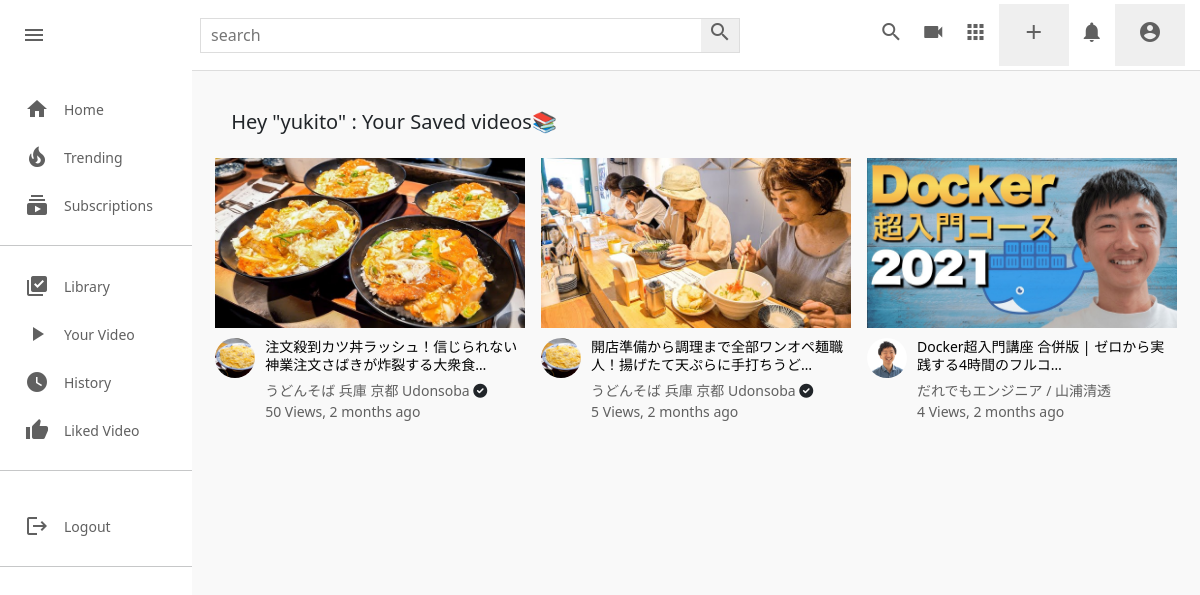
The page /save-video/ (signed in) on the database its author committed.
### userauths/models.py (models this page shows)
class User(AbstractUser):
    username=models.CharField(max_length=100)
    email=models.EmailField(unique=True,null=True)
    USERNAME_FIELD='email'
    REQUIRED_FIELDS=['username']
    def __str__(self):
        return self.username

### core/models.py (models this page shows, shortened)
class Video(models.Model):
    video=models.FileField(upload_to=user_derectory_path)
    image=models.ImageField(upload_to=user_derectory_path,null=True,blank=True)
    title=models.CharField(max_length=100)
    description=models.TextField(max_length=4000,null=True,blank=True)
    tags=TaggableManager(blank=True)
    date=models.DateTimeField(auto_now_add=True)
    visibility=models.CharField(choices=VISIBILITY,max_length=100,default='public')
    user=models.ForeignKey(User,on_delete=models.SET_NULL,null=True)
    views=models.PositiveIntegerField(default=0)
    likes=models.ManyToManyField(User,blank=True,related_name='likes')
    featured=models.BooleanField(default=False)

### channel/models.py (models this page shows, shortened)
class Channel(models.Model):
    channel_art=models.ImageField(upload_to=user_derectory_path,default='images/channel-art.jpg')
    image=models.ImageField(upload_to=user_derectory_path,default='images/user-image.png')
    full_name=models.CharField(max_length=100)
    channel_name=models.CharField(max_length=100)
    description=models.TextField(null=True,blank=True)
    keyword=TaggableManager(blank=True)
    date=models.DateTimeField(auto_now_add=True)
    status=models.CharField(choices=STATUS,max_length=100,default='Active')
    user=models.OneToOneField(User,on_delete=models.SET_NULL,null=True,related_name="channel")
    subscribers=models.ManyToManyField(User,related_name="user_subs",blank=True)
    verified=models.BooleanField(default=False)
    total_view=models.PositiveIntegerField(default=0)
    business_email=models.EmailField(null=True,blank=True)
    make_business_email_public=models.BooleanField(default=False)
    business_location=models.CharField(null=True,blank=True,max_length=100)
    make_business_location_public=models.BooleanField(default=False)
    website=models.URLField(default='https://www.udemy.com/home')
    instagram=models.URLField(default='https://www.udemy.com/home')
    facebook=models.URLField(default='https://www.udemy.com/home')
    twitter=models.URLField(default='https://www.udemy.com/home')

### core/views.py (the view)
# urls.py: path('save-video/',views.save_video,name='save-video'),
@login_required
def save_video(request):
    user=request.user
    try:
        videos=user.profile.save_video.all()
    except:
        videos=None
    context={
        'videos': videos,
    }
    return render(request,'core/saved_video.html',context)

### templates/core/saved_video.html (shortened to what this page needs)
{% extends 'base.html' %}
{% load static %}
{% block style %}
<link rel="stylesheet" href="{% static 'css/style.css' %}" type="text/css">
{% endblock style %}
{% block content %}
        {% include 'partials/alert.html' %}
        <div class="mainBody">
            {% include 'partials/sidebar.html' %}
            <div class="videos">
                <div class="drop-down-container">
                    {% if request.path == '/save-video/' %}
                    <h1 style="font-size: 20px;" class="m-4">Hey "{{request.user}}" : Your Saved videos📚</h1>
                    {% endif %}
                </div>
                <div class="video-container">
                    {% for v in videos %}
                    <div class="video">
                            <div class="video-thumbnail">
                                <a href="{% url 'video-detail' v.id %}">
                                    <img src="{{v.image.url}}" alt="">
                                </a>
                            </div>
                            <div class="video-details">
                                <div class="author">
                                    <a href="{% url 'channel-profile' v.user.channel.id %}">
                                        <img src="{{v.user.channel.image.url}}" alt="">
                                    </a>
                                </div>
                                <div class="title">
                                    <a href="{% url 'video-detail' v.id %}">
                                        <h3>{{v.title|truncatechars:34}}</h3>
                                    </a>
                                    <a href="">
                                        <small>
                                            <a href="{% url 'channel-profile' v.user.channel.id %}">
                                                {{v.user.channel.channel_name}}
                                            </a>
                                            {% if v.user.channel.verified == True %}
                                            <i class="fas fa-check-circle"></i>
                                            {% endif %}
                                        </small>
                                    </a>
                                    <span>{{v.views}} Views, {{v.date|timesince}} ago</span>
                                </div>
                            </div>
                    </div>
                    {% endfor %}
                </div>
            </div>
        </div>
{% endblock content %}

### static/css/style.css (style rules this page uses)
* { margin: 0; padding: 0; box-sizing: border-box; }
body { font-family: 'Roboto','sans-serif'; }
.mainBody { height: calc(100vh - 70px); display: flex; overflow: hidden; }
.videos { background-color: #f9f9f9; width: 100%; height: 100%; padding: 15px 15px; border-top: 1px solid #ddd; overflow-y: scroll; }
.video-container { display: flex; flex-direction: row; justify-content: space-around; flex-wrap: wrap; }
.video { width: 310px; margin-bottom: 30px; }
.video-thumbnail { width: 100%; height: 170px; }
.video-thumbnail img { object-fit: cover; height: 100%; width: 100%; }
.author img { object-fit: cover; border-radius: 50%; height: 40px; width: 40px; margin-right: 10px; }
.video-details { display: flex; margin-top: 10px; }
.title { display: flex; flex-direction: column; }
.title h3 { color: rgb(3, 3, 3); line-height: 18px; font-size: 14px; margin-bottom: 6px; }
.title a, span { text-decoration: none; color: rgb(96, 96, 96); font-size: 14px; }
h1 { font-size: 20px; margin-bottom: 10px; color: rgb(3, 3, 3); }

### templates/base.html (style rules this page uses)
a { color: black; text-decoration: none; }

### templates/core/saved_video.html (style rules this page uses)
a { color: black; }

### templates/partials/sidebar.html (style rules this page uses)
a { color: black; text-decoration: none; }

### rows shown on the page
User: user "yukito"
Video: image (picture), user.channel.image (picture), title "注文殺到カツ丼ラッシュ！信じられない神業注文さばきが炸裂する大衆食…", user.channel.channel_name "うどんそば 兵庫 京都 Udonsoba", views "50", date "2 months"
Video: image (placeholder picture), user.channel.image (picture), title "開店準備から調理まで全部ワンオペ麺職人！揚げたて天ぷらに手打ちうど…", user.channel.channel_name "うどんそば 兵庫 京都 Udonsoba", views "5", date "2 months"
Video: image (placeholder picture), user.channel.image (picture), title "Docker超入門講座 合併版 | ゼロから実践する4時間のフルコ…", user.channel.channel_name "だれでもエンジニア / 山浦清透", views "4", date "2 months"
